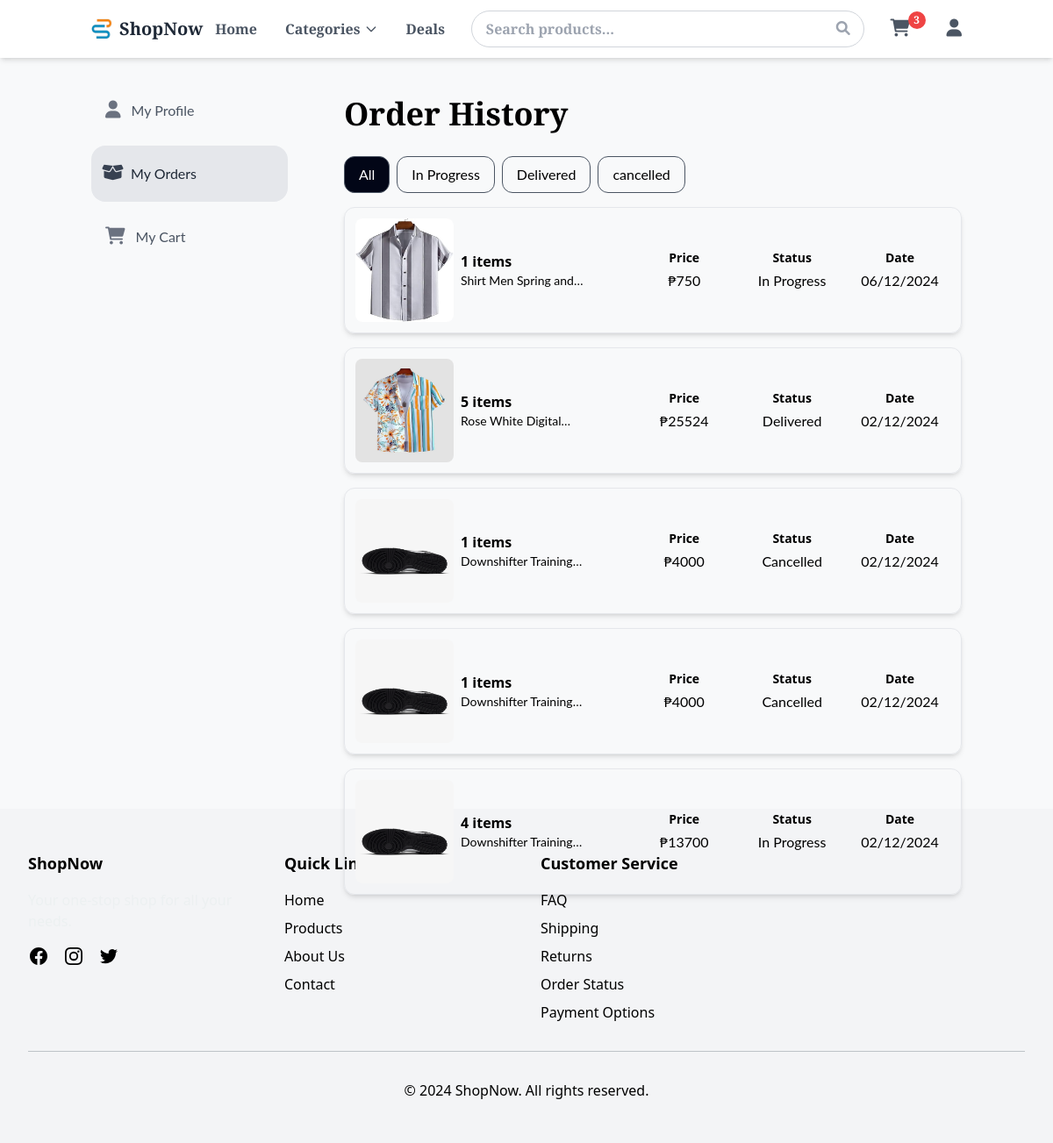
Page /orders/ (signed in) on the committed database.
### main/models.py (models this page shows, shortened)
class Transaction(models.Model):
    transaction_id = models.UUIDField(default=uuid.uuid4, editable=False, unique=True, primary_key=True)
    transaction_product = models.ForeignKey(Cart, on_delete=models.CASCADE)
    transaction_status = models.CharField(max_length=100, default='In Progress')
    transaction_owner = models.ForeignKey(User, on_delete=models.CASCADE)
    transaction_invoice = models.IntegerField(default=1)
    transaction_total_price = models.IntegerField()
    transaction_total_items = models.IntegerField()
    transaction_date = models.CharField(max_length=50)

class Cart(models.Model):
    cart_id = models.UUIDField(default=uuid.uuid4, editable=False, unique=True, primary_key=True)
    cart_product = models.ForeignKey(Products, on_delete=models.CASCADE)
    cart_product_size = models.CharField(max_length=100, null=True)
    cart_product_total_qt = models.IntegerField(null=True)
    cart_owner = models.ForeignKey(User, on_delete=models.CASCADE)
    cart_product_total_price = models.IntegerField(null=True)
    cart_checkout = models.BooleanField(default=False)
    cart_price = models.IntegerField(null=True)

class Products(models.Model):
    product_id = models.UUIDField(default=uuid.uuid4, primary_key=True, unique=True, editable=False)
    product_image = models.ImageField(upload_to='./main/static/img/project_img', default=None, null=True)
    product_name = models.CharField(max_length=100)
    product_price = models.IntegerField()
    product_type = models.CharField(max_length=80)
    product_size = models.CharField(max_length=50)
    product_details = models.TextField()
    product_rate = models.FloatField()
    product_total_sale = models.IntegerField()
    product_new_released = models.BooleanField()
    product_discount = models.IntegerField()
    product_search_key = models.TextField()
    product_current_price = models.IntegerField()
    product_stripe_id = models.CharField(max_length=200, null=True)
    product_total_review = models.IntegerField(null=True)
    product_id_stripe = models.CharField(max_length=200, null=True)

### main/views.py (the view)
# urls.py: path('orders/', views.order, name='orders'),
def order(request, status='all'):
    if request.user.is_authenticated:
        orders = models.Transaction.objects.filter(transaction_owner = request.user).order_by('-transaction_invoice').values('transaction_invoice').distinct()[:5]
        if status != 'all':
            orders = models.Transaction.objects.filter(transaction_owner = request.user, transaction_status = status ).order_by('-transaction_invoice').values('transaction_invoice').distinct()[:5]
        order_list = []
        try:
            for order in orders:
                item = models.Transaction.objects.filter(
                    transaction_owner = request.user,
                    transaction_invoice = order['transaction_invoice']
                )
                order_list.append(item[0])
        except:
            print('Error')
        return render(request, 'main/views/my_purchases.html', {'orders' : order_list, 'location' : status})
    return redirect('sign-in', current_location=request.path)

### main/templates/main/views/my_purchases.html (shortened to what this page needs)
{% extends 'main/parts/base.html' %}
{% load static %}
{% block content %}
    <div class="h-screen mx-auto container px-1 md:px-4 md:mt-7">
        <div class="w-full flex">
            <div class="flex-col space-y-3  md:block hidden">
                <a href="{% url 'profile' %}" class="font-lato ">
                    <div class="w-56 h-16 flex rounded-2xl hover:bg-gray-100 ">
                        <div class="my-auto pl-4 text-gray-600 ">
                            <i class="fas fa-user text-gray-500 text-xl mr-2"></i>
                            My Profile
                        </div>
                    </div>
                </a>
                <a href="#" class="font-lato ">
                    <div class="w-56 h-16 flex bg-gray-200 rounded-2xl mt-2">
                        <div class="my-auto  pl-3 text-gray-800">
                            <i class="fas fa-box-open text-gray-700 text-xl mr-1"></i>
                            My Orders
                        </div>
                    </div>
                </a>
                <a href="{% url 'cart' %}" class="font-lato ">
                    <div class="w-56 h-16 flex rounded-2xl mt-2 hover:bg-gray-100">
                        <div class="my-auto  pl-4 text-gray-600">
                            <i class="fas fa-shopping-cart text-gray-500 text-xl mr-2"></i>
                            My Cart
                        </div>
                    </div>
                </a>
            </div>
            <div class="w-full h-screen md:ml-16 flex-col mt-4">
                <h1 class="font-play-fair text-4xl font-bold">Order History</h1>
                <div class="flex font-lato space-x-2 md:space-y-0 flex-wrap flex-1 mt-7">
                    <a href="/orders" class="px-4 py-2 border rounded-xl
                    {% if location == 'all' %}bg-slate-950 text-white {% else %} text-black hover:bg-gray-200  {% endif %}border-gray-600">
                    All</a>
                    <a href="/orders/In Progress" class="px-4 py-2 border rounded-xl border-gray-600 {% if location == 'In Progress' %}bg-slate-950 text-white {% else %} text-black hover:bg-gray-200  {% endif %}">
                    In Progress</a>
                    <a href="/orders/Delivered" class="px-4 py-2 border rounded-xl border-gray-600 {% if location == 'Delivered' %}bg-slate-950 text-white {% else %} text-black hover:bg-gray-200  {% endif %}">
                        Delivered</a>
                    <a href="/orders/Cancelled" class="px-4 py-2 border rounded-xl border-gray-600 {% if location == 'Cancelled' %}bg-slate-950 text-white {% else %} text-black hover:bg-gray-200  {% endif %}">
                        cancelled</a>
                </div>
                <div class="w-full mt-3 space-y-4 relative">
                    {% if orders %}
                        {% for item in orders %}
                            <a class="hover:cursor-pointer" onclick="show_products(this)" id="{{ item.transaction_invoice }}">
                                <div class="w-full h-36 shadow-md border rounded-xl px-3 py-3 mt-4 relative flex">
                                    <img src="{{ item.transaction_product.cart_product.product_image.url }}" class="h-full w-28 min-w-28 rounded-lg" alt="">
                                    <div class="flex flex-col justify-center w-72 mr-7 ml-2">
                                        <h1 class=" font-bold text-md">{{ item.transaction_total_items }} items</h1>
                                        <h1 class="text-sm font-lato line-clamp-1">
                                            {{ item.transaction_product.cart_product.product_name }}
                                        </h1>
                                    </div>
                                    <div class="md:ml-4 flex flex-col justify-center w-full">
                                        <div class="grid grid-cols-1 md:grid-cols-2 lg:grid-cols-3 gap-2 text-center">
                                            <div>
                                                <h2 class="font-bold text-sm mb-1">Price</h2>
                                                <p class="font-lato text-md">₱{{ item.transaction_total_price }}</p>
                                            </div>
                                            <div>
                                                <h2 class="font-bold text-sm mb-1">Status</h2>
                                                <p class="font-lato text-md">{{ item.transaction_status }}</p>
                                            </div>
                                            <div>
                                                <h2 class="font-bold text-sm mb-1">Date</h2>
                                                <p class="font-lato text-md">{{ item.transaction_date }}</p>
                                            </div>
                                        </div>
                                    </div>
                                </div>
                            </a>
                        {% endfor %}
                    {% else %}
                            <h1 class="font-lato text-lg ml-1">No Orders</h1>
                    {% endif %}
                </div>
            </div>
        </div>
    </div>
{% endblock %}

### rows in the picture
Transaction: transaction_product.cart_product.product_image (picture), transaction_total_items "1", transaction_product.cart_product.product_name "Shirt Men Spring…", transaction_total_price "750", transaction_status "In Progress", transaction_date "06/12/2024"
Transaction: transaction_product.cart_product.product_image (picture), transaction_total_items "5", transaction_product.cart_product.product_name "Rose White…", transaction_total_price "25524", transaction_status "Delivered", transaction_date "02/12/2024"
Transaction: transaction_product.cart_product.product_image (picture), transaction_total_items "1", transaction_product.cart_product.product_name "Downshifter…", transaction_total_price "4000", transaction_status "Cancelled", transaction_date "02/12/2024"
Transaction: transaction_product.cart_product.product_image (picture), transaction_total_items "1", transaction_product.cart_product.product_name "Downshifter…", transaction_total_price "4000", transaction_status "Cancelled", transaction_date "02/12/2024"
Transaction: transaction_product.cart_product.product_image (picture), transaction_total_items "4", transaction_product.cart_product.product_name "Downshifter…", transaction_total_price "13700", transaction_status "In Progress", transaction_date "02/12/2024"
